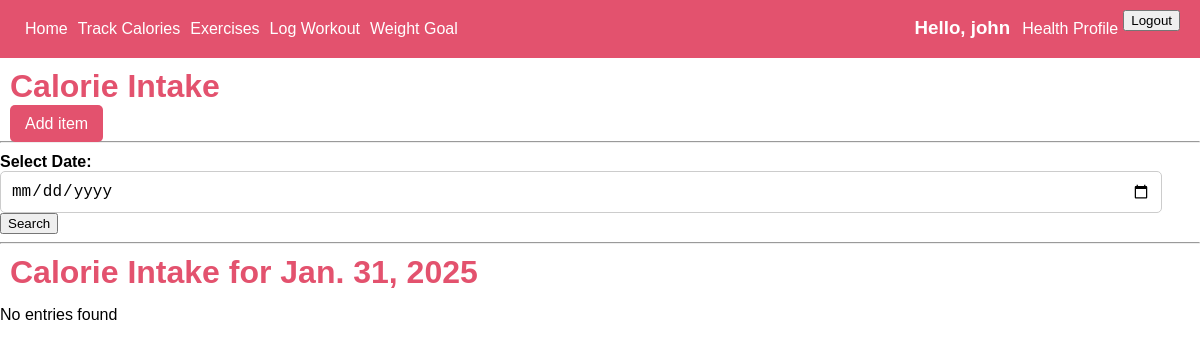
Before: /calories/ (signed in) with the older database file.
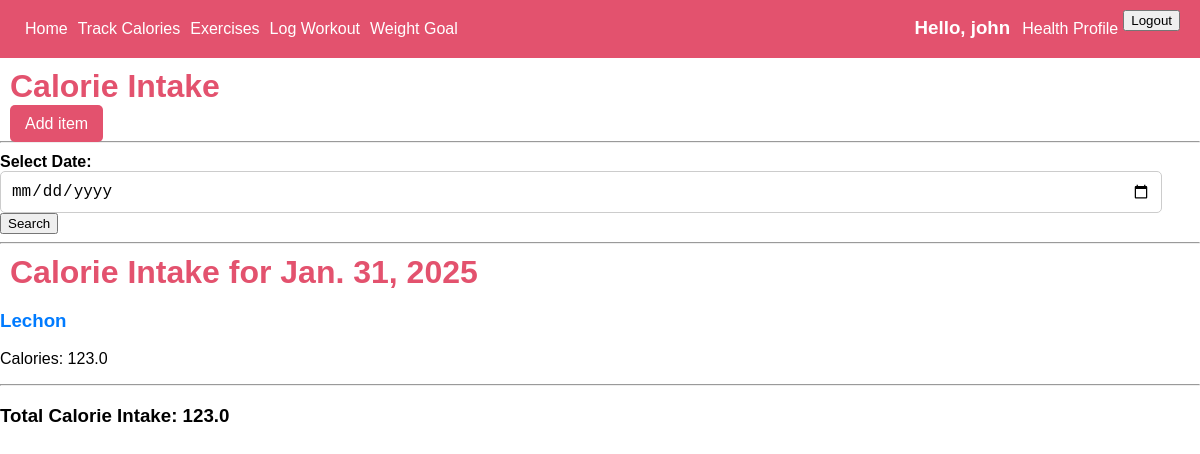
After: the same page with the newer database file.
### app/models.py (models this page shows, shortened)
class calories(models.Model):
    user = models.ForeignKey(User, on_delete=models.CASCADE)
    date = models.DateField()
    food_name = models.CharField(max_length=20)
    calorie_count = models.FloatField()

### app/views.py (the view)
# urls.py: path('calories/', CaloriesListView.as_view(), name = 'calories'),
class CaloriesListView(LoginRequiredMixin,ListView):
    model = calories
    context_object_name = 'calories'
    template_name = 'app/calories.html'
    def get_queryset(self):
        selected_date = self.request.GET.get('date')
        current_user = self.request.user
        if selected_date:
            return calories.objects.filter(date=selected_date, user=current_user)
        else:
            return calories.objects.filter(date=date.today(), user=current_user)
    def get_context_data(self, **kwargs):
        context = super().get_context_data(**kwargs)
        selected_date = self.request.GET.get('date')
        current_user = self.request.user
        if selected_date:
            filtered_calories = calories.objects.filter(date=selected_date, user=current_user)
        else:
            filtered_calories = calories.objects.filter(date=date.today(), user=current_user)
        total_count = filtered_calories.aggregate(Sum('calorie_count'))
        total_calories = total_count['calorie_count__sum'] or 0
        context['total_calories'] = total_calories
        context['selected_date'] = selected_date or date.today()
        return context

### app/templates/app/calories.html
{% extends 'app/base.html' %} {% load static %} {%block content%}
<div class="container">
  <h1>Calorie Intake</h1>
  <div class="add-button">
    <a href="{% url 'calories_create' %}">Add item</a>
  </div>
  <hr />
  <div>
    <form method="get" action="">
      <label for="date">Select Date:</label>
      <input type="date" id="date" name="date" />
      <button type="submit">Search</button>
    </form>
  </div>
  <hr />
  <h1>Calorie Intake for {{selected_date}}</h1>
  {% if calories %} {% for calories in calories %}
  <div class="calorie-entry">
    <h3>
      <a href="{% url 'calories_detail' calories.pk %}"
        >{{calories.food_name}}</a
      >
    </h3>
    <p>Calories: {{calories.calorie_count}}</p>
  </div>
  {% endfor %}
  <hr />
  <h3>Total Calorie Intake: {{ total_calories }}</h3>
  {% else %}
  <p>No entries found</p>
  {% endif %}
</div>
{% endblock content %}

Changed rows visible on the page:
added calories: date "Jan. 31, 2025", food_name "Lechon", calorie_count "123.0"
Other visible differences:
{{ total_calories }}: (not shown) → "123.0"
{{ selected_date }}: "Jan. 31, 2025" → (not shown)
text no longer shown: "No entries found"
text now shown: "Total Calorie Intake:"
